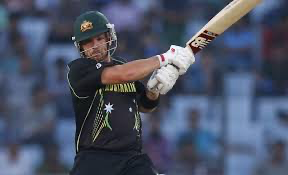
#> input picture images/af.png, 288 x 175 px; its folder holds only this picture in this run
$ python augment_images.py
#> lines starting #> are read from the running program, lines starting #| are printed output that depends on the picture
#!/usr/bin/env python3

import argparse
import os
import random
from typing import List

from PIL import Image, ImageFilter


def list_images(root: str) -> List[str]:
#> called with root = 'images'
    exts = {".jpg", ".jpeg", ".png", ".bmp", ".webp"}
    files = []
    for dirpath, _, filenames in os.walk(root):
        for name in filenames:
            if os.path.splitext(name.lower())[1] in exts:
                files.append(os.path.join(dirpath, name))
    files.sort()
    return files


def random_crop(img: Image.Image, min_scale: float, max_scale: float) -> Image.Image:
    w, h = img.size
    scale = random.uniform(min_scale, max_scale)
    new_w = max(1, int(w * scale))
    new_h = max(1, int(h * scale))

    if new_w == w and new_h == h:
        return img

    left = random.randint(0, w - new_w)
    top = random.randint(0, h - new_h)
    return img.crop((left, top, left + new_w, top + new_h))


def random_resize(img: Image.Image, min_scale: float, max_scale: float) -> Image.Image:
    w, h = img.size
    scale = random.uniform(min_scale, max_scale)
    new_w = max(1, int(w * scale))
    new_h = max(1, int(h * scale))
    return img.resize((new_w, new_h), Image.LANCZOS)


def apply_random_ops(
    img: Image.Image,
    blur_prob: float,
    crop_prob: float,
    resize_prob: float,
) -> Image.Image:
    out = img

    if random.random() < crop_prob:
        out = random_crop(out, 0.6, 1.0)

    if random.random() < resize_prob:
        out = random_resize(out, 0.5, 1.5)

    if random.random() < blur_prob:
        radius = random.uniform(0.5, 3.0)
        out = out.filter(ImageFilter.GaussianBlur(radius=radius))

    return out


def save_variants(
    image_path: str,
    out_dir: str,
    num_variants: int,
    blur_prob: float,
    crop_prob: float,
    resize_prob: float,
) -> None:
#> called with image_path = 'images/af.png', out_dir = 'images', num_variants = 3, blur_prob = 0.6, crop_prob = 0.7, resize_prob = 0.7
    base = os.path.splitext(os.path.basename(image_path))[0]
    img = Image.open(image_path).convert("RGB")
#> img is the input picture: PIL image 288x175 RGB; mean R, G, B 75, 82.6, 102.3

    for i in range(num_variants):
        variant = apply_random_ops(img, blur_prob, crop_prob, resize_prob)
        out_path = os.path.join(out_dir, f"{base}_aug_{i+1}.jpg")
        variant.save(out_path, quality=90, optimize=True)
#> this loop made 3 passes
#> pass 1, in apply_random_ops, `out = out.filter(ImageFilter.GaussianBlur(radius=radius))`:
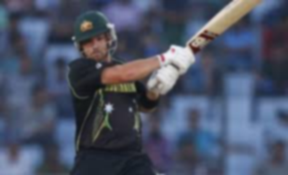
#> out: PIL image 288x175 RGB; mean R, G, B 75, 82.6, 102.4
#> pass 2, in apply_random_ops (call 2), `out = random_crop(out, 0.6, 1.0)`:
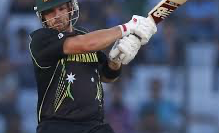
#> out: PIL image 219x133 RGB; mean R, G, B 75.5, 82.5, 100.9
#> pass 2, in apply_random_ops (call 2), `out = random_resize(out, 0.5, 1.5)`:
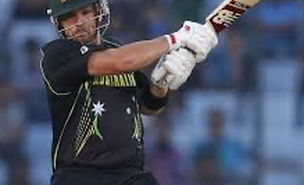
#> out: PIL image 304x185 RGB; mean R, G, B 75.5, 82.5, 100.9
#> pass 2, in apply_random_ops (call 2), `out = out.filter(ImageFilter.GaussianBlur(radius=radius))`:
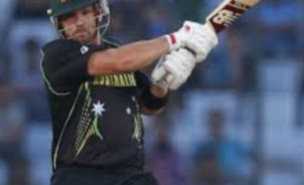
#> out: PIL image 304x185 RGB; mean R, G, B 75.5, 82.5, 100.9
#> after the loop:
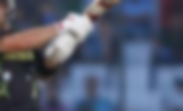
#> variant: PIL image 183x111 RGB; mean R, G, B 83.1, 90.3, 109.9


def main() -> None:
    parser = argparse.ArgumentParser(
        description="Create random blur/crop/resize variants of images."
    )
    parser.add_argument("--input-dir", default="images")
    parser.add_argument("--output-dir", default="images")
    parser.add_argument("--num-variants", type=int, default=3)
    parser.add_argument("--seed", type=int, default=None)
    parser.add_argument("--blur-prob", type=float, default=0.6)
    parser.add_argument("--crop-prob", type=float, default=0.7)
    parser.add_argument("--resize-prob", type=float, default=0.7)
    args = parser.parse_args()

    if args.seed is not None:
        random.seed(args.seed)

    images = list_images(args.input_dir)
    if not images:
        raise SystemExit(f"No images found in {args.input_dir}")

    os.makedirs(args.output_dir, exist_ok=True)

    for path in images:
        save_variants(
            path,
            args.output_dir,
            args.num_variants,
            args.blur_prob,
            args.crop_prob,
            args.resize_prob,
        )


if __name__ == "__main__":
    main()

$ run again, on images/rh1.png
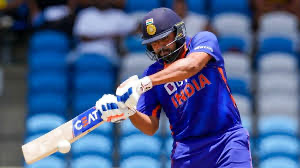
#> input picture images/rh1.png, 300 x 168 px
#> in save_variants, img is the input picture: PIL image 300x168 RGB; mean R, G, B 76.3, 96.7, 141.7
#> the loop in save_variants, `for i in range(num_variants):` made 3 passes
#> pass 2, in apply_random_ops (call 2), `out = out.filter(ImageFilter.GaussianBlur(radius=radius))`:
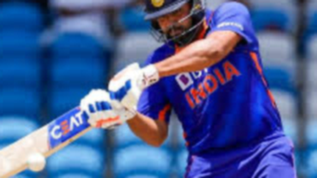
#> out: PIL image 317x178 RGB; mean R, G, B 74.7, 94.8, 149.4
#> after the loop in save_variants, `for i in range(num_variants):`:
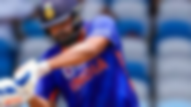
#> variant: PIL image 191x107 RGB; mean R, G, B 97.5, 102.3, 144

$ run again, on images/af_aug_1.jpg
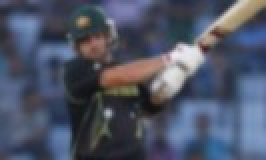
#> input picture images/af_aug_1.jpg, 133 x 80 px (shown 2 times larger)
#> in save_variants, img is the input picture: PIL image 133x80 RGB; mean R, G, B 77.8, 84.3, 102.1
#> the loop in save_variants, `for i in range(num_variants):` made 3 passes
#> pass 2, in apply_random_ops (call 2), `out = random_crop(out, 0.6, 1.0)`:
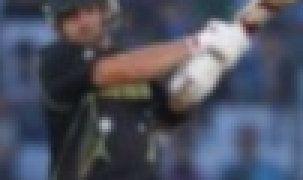
#> out: PIL image 101x60 RGB (shown 3 times larger); mean R, G, B 78.2, 82, 95.8
#> after the loop in save_variants, `for i in range(num_variants):`:
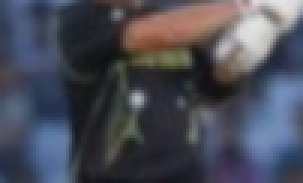
#> variant: PIL image 101x61 RGB (shown 3 times larger); mean R, G, B 73.8, 75.9, 87.6
